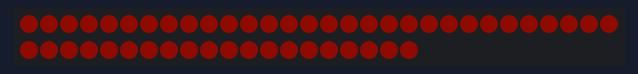
Simulated run of this program. Board: Raspberry Pi Pico running MicroPython. Parts: 50 RGB LEDs in strip order, left to right, continuing on the next row. Dim RGB values are drawn brighter than linear; library files of the repository ran but are not shown: neopixel.py.

Above: at 0.03 s.
At 1.07 s:
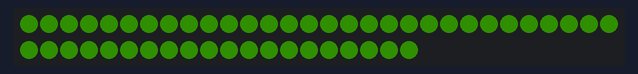
At 1.92 s:
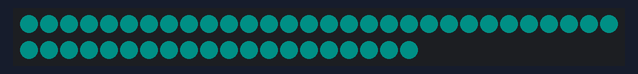
At 2.61 s:
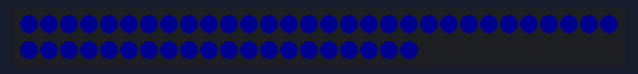
At 3.23 s:
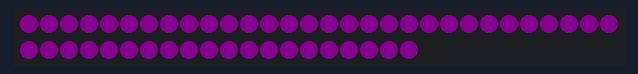
At 4.37 s:
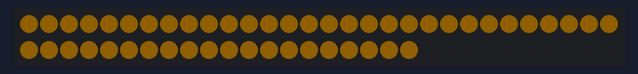

Measured:
- by itself, everything shown: repeats every 3.9 s, in 87 steps

The program:

main.py
```python
import rp2
from utime import sleep_ms
from machine import Pin
from lib.neopixel import Neopixel


# some const
PIX_MACHINE_ID = 0
PIX_PIN = 15
PIX_NB = 50


# ensure program is remove from state machine on rerun (avoid OSError: ENOMEM)
rp2.PIO(PIX_MACHINE_ID).remove_program()
# init pixels
pix = Neopixel(num_leds=PIX_NB, state_machine=PIX_MACHINE_ID, pin=PIX_PIN, mode='GRB')
pix.brightness(255//10)

# main loop
hue = 0
while True:
    pix.fill(pix.colorHSV(hue, 255, 150))
    pix.show()
    hue += 25
    hue %= 0xffff
```
